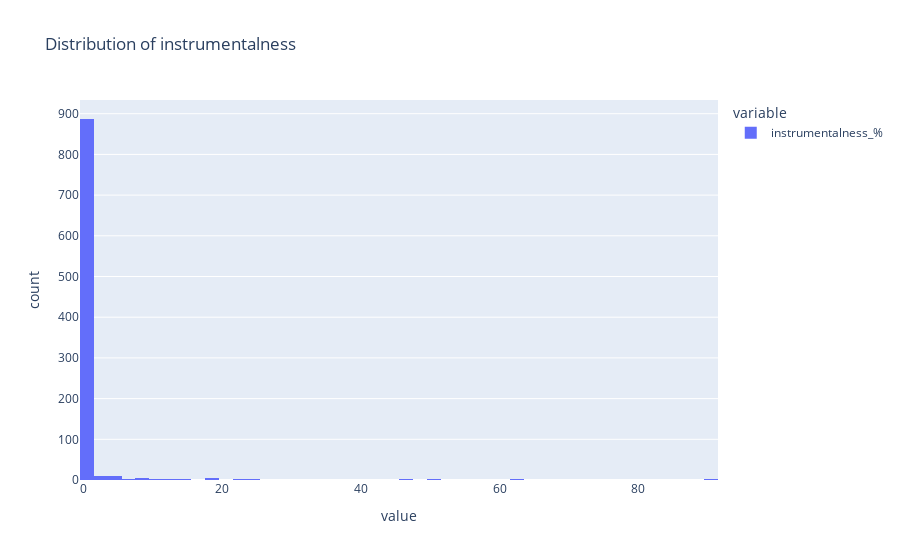

The cell this chart's notebook holds for it:
### Code cell
fig = px.histogram(df['instrumentalness_%'], title='Distribution of instrumentalness')
fig.show()

### Figure 1 — Plotly figure (JSON) as saved in the notebook; plotly's stock layout.template omitted (floating-point values rounded to 4 significant figures; data arrays with more than 128 entries replaced by an {"elided": "..."} marker saying what was removed)
{"data": [{"alignmentgroup": "True", "bingroup": "x", "hovertemplate": "variable=instrumentalness_%<br>value=%{x}<br>count=%{y}<extra></extra>", "legendgroup": "instrumentalness_%", "marker": {"color": "#636efa", "pattern": {"shape": ""}}, "name": "instrumentalness_%", "offsetgroup": "instrumentalness_%", "orientation": "v", "showlegend": true, "type": "histogram", "x": {"elided": "953 int values"}, "xaxis": "x", "yaxis": "y"}], "layout": {"barmode": "relative", "legend": {"title": {"text": "variable"}, "tracegroupgap": 0}, "title": {"text": "Distribution of instrumentalness"}, "xaxis": {"anchor": "y", "domain": [0, 1], "title": {"text": "value"}}, "yaxis": {"anchor": "x", "domain": [0, 1], "title": {"text": "count"}}}}
